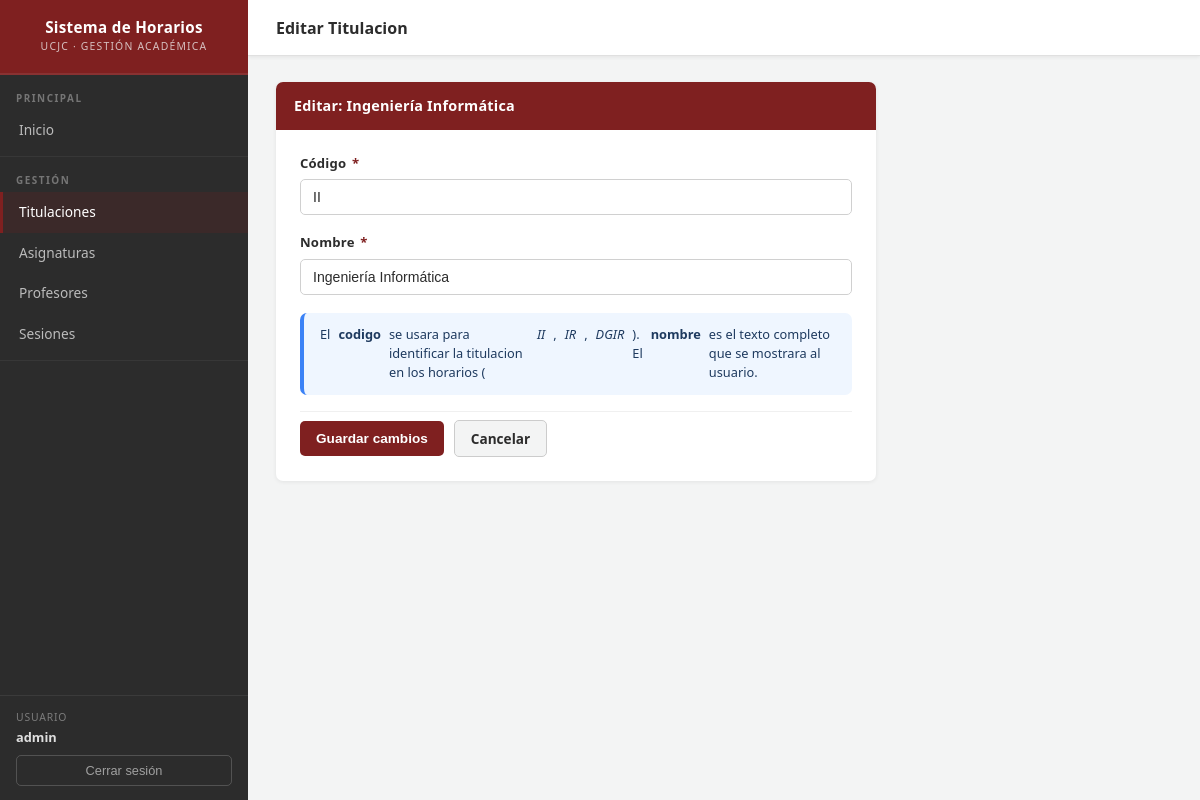
Screenshot of /horarios/titulacion/1/update/ (signed in) with the database file from the repository.
### horarios/models.py (models this page shows)
class Titulacion(models.Model):
    codigo = models.CharField(max_length=10, verbose_name='Código')
    nombre = models.CharField(max_length=200, verbose_name='Nombre')
    creado_por = models.ForeignKey(
        settings.AUTH_USER_MODEL,
        on_delete=models.CASCADE,
        related_name='titulaciones',
        null=True,
    )
    def __str__(self):
        return self.nombre
    class Meta:
        ordering = ['nombre']
        verbose_name = 'Titulación'
        verbose_name_plural = 'Titulaciones'
        unique_together = [['codigo', 'creado_por']]

### horarios/views.py (the view, shortened to what this page needs)
# urls.py: path('titulacion/<int:pk>/update/', views.TitulacionUpdateView.as_view(), name='titulacion-update'),
class TitulacionUpdateView(DuplicateSafeMixin, LoginRequiredMixin, UpdateView):
    model = Titulacion
    form_class = TitulacionForm
    template_name = 'horarios/titulacion_form.html'
    success_url = reverse_lazy('titulaciones')
    duplicate_message = 'Ya existe una titulacion con ese codigo.'
    def get_queryset(self):
        return Titulacion.objects.filter(creado_por=self.request.user)
    def get_form_kwargs(self):
        kwargs = super().get_form_kwargs()
        kwargs['user'] = self.request.user
        return kwargs

### horarios/forms.py (shortened to what this page needs)
class TitulacionForm(forms.ModelForm):
    class Meta:
        model = Titulacion
        fields = ['codigo', 'nombre']
        labels = {'codigo': 'Código', 'nombre': 'Nombre'}
        widgets = {
            'codigo': forms.TextInput(attrs={**FC, 'placeholder': 'Ej: II, IR, GIIA...'}),
            'nombre': forms.TextInput(attrs={**FC, 'placeholder': 'Ej: Ingeniería Informática'}),
        }
    def __init__(self, *args, **kwargs):
        self.user = kwargs.pop('user', None)
        super().__init__(*args, **kwargs)

### horarios/templates/horarios/titulacion_form.html (shortened to what this page needs)
{% extends "base_generic.html" %}
{% block page_title %}{% if object %}Editar Titulacion{% else %}Nueva Titulacion{% endif %}{% endblock %}
{% block content %}
<div class="form-card">
  <div class="card-header">
    {% if object %}Editar: {{ object }}{% else %}Nueva Titulacion{% endif %}
  </div>
  <div class="form-body">
    <form method="post" novalidate>
      {% for field in form %}
      <div class="form-group">
        <label for="{{ field.id_for_label }}">
          {{ field.label }}{% if field.field.required %}<span class="required"> *</span>{% endif %}
        </label>
        {{ field }}
      </div>
      {% endfor %}
      <div class="alert alert-info" style="margin-bottom: 16px; font-size: 0.8rem;">
        El <strong>codigo</strong> se usara para identificar la titulacion en los horarios
        (<em>II</em>, <em>IR</em>, <em>DGIR</em>).
        El <strong>nombre</strong> es el texto completo que se mostrara al usuario.
      </div>
      <div class="form-actions">
        <button type="submit" class="btn btn-primary">
          {% if object %}Guardar cambios{% else %}Crear Titulacion{% endif %}
        </button>
        <a href="{% url 'titulaciones' %}" class="btn btn-secondary">Cancelar</a>
      </div>
    </form>
  </div>
</div>
{% endblock %}

### horarios/templates/base_generic.html (shortened to what this page needs)
{% load static %}
<!DOCTYPE html>
<html lang="es">
<head>
  <link rel="stylesheet" href="{% static 'css/style.css' %}?v=7">
</head>
<body>
<div class="layout">
  <aside class="sidebar">
    <div class="sidebar-brand">
      <div class="brand-title">Sistema de Horarios</div>
      <span class="brand-sub">UCJC · Gestión Académica</span>
    </div>
    <div class="sidebar-section">
      <p class="sidebar-section-label">Principal</p>
      <nav>
        <a href="{% url 'index' %}"
           {% if request.resolver_match.url_name == 'index' %}class="active"{% endif %}>
          Inicio
        </a>
      </nav>
    </div>
    <div class="sidebar-section">
      <p class="sidebar-section-label">Gestión</p>
      <nav>
        <a href="{% url 'titulaciones' %}"
           {% if 'titulacion' in request.resolver_match.url_name %}class="active"{% endif %}>
          Titulaciones
        </a>
        <a href="{% url 'asignaturas' %}"
           {% if 'asignatura' in request.resolver_match.url_name %}class="active"{% endif %}>
          Asignaturas
        </a>
        <a href="{% url 'profesores' %}"
           {% if 'profesor' in request.resolver_match.url_name %}class="active"{% endif %}>
          Profesores
        </a>
        <a href="{% url 'sesiones' %}"
           {% if 'sesion' in request.resolver_match.url_name %}class="active"{% endif %}>
          Sesiones
        </a>
      </nav>
    </div>
    <div class="sidebar-user">
      {% if user.is_authenticated %}
        <span class="user-label">Usuario</span>
        <span class="user-name">{{ user.get_username }}</span>
        <form action="{% url 'logout' %}" method="post">
          <button type="submit" class="btn-logout">Cerrar sesión</button>
        </form>
      {% else %}
        <a href="{% url 'login' %}?next={{ request.path }}" class="sidebar-login-link">
          Iniciar sesión
        </a>
      {% endif %}
    </div>
  </aside>
  <div class="main-wrapper">
    <div class="top-bar">
      <div class="top-bar-title">{% block page_title %}Sistema de Horarios{% endblock %}</div>
    </div>
    <div class="page-body">
      {% block content %}{% endblock %}
    </div>
  </div>
</div>
</body>
</html>

### rows the page displays
Titulacion: nombre "Ingeniería Informática", form "II" "Ingeniería Informática"

### other values shown
{{ user.get_username }} "admin"
{{ field.label }} "Código" "Nombre"
